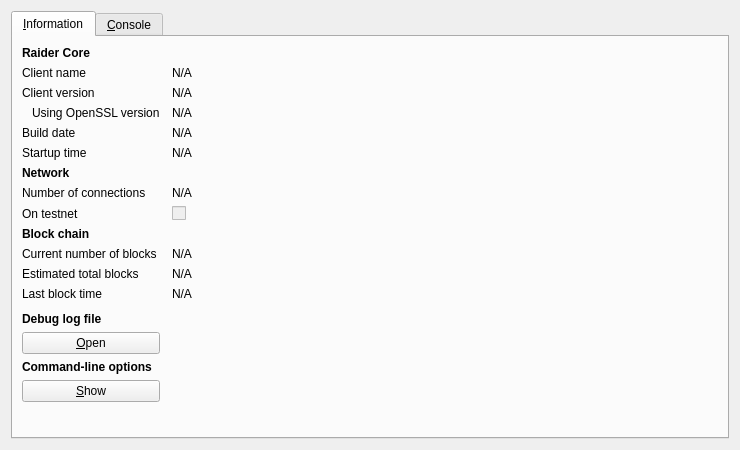
<?xml version="1.0" encoding="UTF-8"?>
<ui version="4.0">
 <class>RPCConsole</class>
 <widget class="QDialog" name="RPCConsole">
  <property name="geometry">
   <rect>
    <x>0</x>
    <y>0</y>
    <width>740</width>
    <height>450</height>
   </rect>
  </property>
  <property name="windowTitle">
   <string>Raider - Debug window</string>
  </property>
  <layout class="QVBoxLayout" name="verticalLayout_2">
   <item>
    <widget class="QTabWidget" name="tabWidget">
     <property name="currentIndex">
      <number>0</number>
     </property>
     <widget class="QWidget" name="tab_info">
      <attribute name="title">
       <string>&amp;Information</string>
      </attribute>
      <layout class="QGridLayout" name="gridLayout" columnstretch="0,1">
       <property name="horizontalSpacing">
        <number>12</number>
       </property>
       <item row="0" column="0">
        <widget class="QLabel" name="label_9">
         <property name="font">
          <font>
           <weight>75</weight>
           <bold>true</bold>
          </font>
         </property>
         <property name="text">
          <string>Raider Core</string>
         </property>
        </widget>
       </item>
       <item row="1" column="0">
        <widget class="QLabel" name="label_5">
         <property name="text">
          <string>Client name</string>
         </property>
        </widget>
       </item>
       <item row="1" column="1">
        <widget class="QLabel" name="clientName">
         <property name="cursor">
          <cursorShape>IBeamCursor</cursorShape>
         </property>
         <property name="text">
          <string>N/A</string>
         </property>
         <property name="textFormat">
          <enum>Qt::PlainText</enum>
         </property>
         <property name="textInteractionFlags">
          <set>Qt::LinksAccessibleByMouse|Qt::TextSelectableByKeyboard|Qt::TextSelectableByMouse</set>
         </property>
        </widget>
       </item>
       <item row="2" column="0">
        <widget class="QLabel" name="label_6">
         <property name="text">
          <string>Client version</string>
         </property>
        </widget>
       </item>
       <item row="2" column="1">
        <widget class="QLabel" name="clientVersion">
         <property name="cursor">
          <cursorShape>IBeamCursor</cursorShape>
         </property>
         <property name="text">
          <string>N/A</string>
         </property>
         <property name="textFormat">
          <enum>Qt::PlainText</enum>
         </property>
         <property name="textInteractionFlags">
          <set>Qt::LinksAccessibleByMouse|Qt::TextSelectableByKeyboard|Qt::TextSelectableByMouse</set>
         </property>
        </widget>
       </item>
       <item row="3" column="0">
        <widget class="QLabel" name="label_14">
         <property name="text">
          <string>Using OpenSSL version</string>
         </property>
         <property name="indent">
          <number>10</number>
         </property>
        </widget>
       </item>
       <item row="3" column="1">
        <widget class="QLabel" name="openSSLVersion">
         <property name="cursor">
          <cursorShape>IBeamCursor</cursorShape>
         </property>
         <property name="text">
          <string>N/A</string>
         </property>
         <property name="textFormat">
          <enum>Qt::PlainText</enum>
         </property>
         <property name="textInteractionFlags">
          <set>Qt::LinksAccessibleByMouse|Qt::TextSelectableByKeyboard|Qt::TextSelectableByMouse</set>
         </property>
        </widget>
       </item>
       <item row="4" column="0">
        <widget class="QLabel" name="label_12">
         <property name="text">
          <string>Build date</string>
         </property>
        </widget>
       </item>
       <item row="4" column="1">
        <widget class="QLabel" name="buildDate">
         <property name="cursor">
          <cursorShape>IBeamCursor</cursorShape>
         </property>
         <property name="text">
          <string>N/A</string>
         </property>
         <property name="textFormat">
          <enum>Qt::PlainText</enum>
         </property>
         <property name="textInteractionFlags">
          <set>Qt::LinksAccessibleByMouse|Qt::TextSelectableByKeyboard|Qt::TextSelectableByMouse</set>
         </property>
        </widget>
       </item>
       <item row="5" column="0">
        <widget class="QLabel" name="label_13">
         <property name="text">
          <string>Startup time</string>
         </property>
        </widget>
       </item>
       <item row="5" column="1">
        <widget class="QLabel" name="startupTime">
         <property name="cursor">
          <cursorShape>IBeamCursor</cursorShape>
         </property>
         <property name="text">
          <string>N/A</string>
         </property>
         <property name="textFormat">
          <enum>Qt::PlainText</enum>
         </property>
         <property name="textInteractionFlags">
          <set>Qt::LinksAccessibleByMouse|Qt::TextSelectableByKeyboard|Qt::TextSelectableByMouse</set>
         </property>
        </widget>
       </item>
       <item row="6" column="0">
        <widget class="QLabel" name="label_11">
         <property name="font">
          <font>
           <weight>75</weight>
           <bold>true</bold>
          </font>
         </property>
         <property name="text">
          <string>Network</string>
         </property>
        </widget>
       </item>
       <item row="7" column="0">
        <widget class="QLabel" name="label_7">
         <property name="text">
          <string>Number of connections</string>
         </property>
        </widget>
       </item>
       <item row="7" column="1">
        <widget class="QLabel" name="numberOfConnections">
         <property name="cursor">
          <cursorShape>IBeamCursor</cursorShape>
         </property>
         <property name="text">
          <string>N/A</string>
         </property>
         <property name="textFormat">
          <enum>Qt::PlainText</enum>
         </property>
         <property name="textInteractionFlags">
          <set>Qt::LinksAccessibleByMouse|Qt::TextSelectableByKeyboard|Qt::TextSelectableByMouse</set>
         </property>
        </widget>
       </item>
       <item row="8" column="0">
        <widget class="QLabel" name="label_8">
         <property name="text">
          <string>On testnet</string>
         </property>
        </widget>
       </item>
       <item row="8" column="1">
        <widget class="QCheckBox" name="isTestNet">
         <property name="enabled">
          <bool>false</bool>
         </property>
         <property name="text">
          <string/>
         </property>
        </widget>
       </item>
       <item row="9" column="0">
        <widget class="QLabel" name="label_10">
         <property name="font">
          <font>
           <weight>75</weight>
           <bold>true</bold>
          </font>
         </property>
         <property name="text">
          <string>Block chain</string>
         </property>
        </widget>
       </item>
       <item row="10" column="0">
        <widget class="QLabel" name="label_3">
         <property name="text">
          <string>Current number of blocks</string>
         </property>
        </widget>
       </item>
       <item row="10" column="1">
        <widget class="QLabel" name="numberOfBlocks">
         <property name="cursor">
          <cursorShape>IBeamCursor</cursorShape>
         </property>
         <property name="text">
          <string>N/A</string>
         </property>
         <property name="textFormat">
          <enum>Qt::PlainText</enum>
         </property>
         <property name="textInteractionFlags">
          <set>Qt::LinksAccessibleByMouse|Qt::TextSelectableByKeyboard|Qt::TextSelectableByMouse</set>
         </property>
        </widget>
       </item>
       <item row="11" column="0">
        <widget class="QLabel" name="label_4">
         <property name="text">
          <string>Estimated total blocks</string>
         </property>
        </widget>
       </item>
       <item row="11" column="1">
        <widget class="QLabel" name="totalBlocks">
         <property name="cursor">
          <cursorShape>IBeamCursor</cursorShape>
         </property>
         <property name="text">
          <string>N/A</string>
         </property>
         <property name="textFormat">
          <enum>Qt::PlainText</enum>
         </property>
         <property name="textInteractionFlags">
          <set>Qt::LinksAccessibleByMouse|Qt::TextSelectableByKeyboard|Qt::TextSelectableByMouse</set>
         </property>
        </widget>
       </item>
       <item row="12" column="0">
        <widget class="QLabel" name="label_2">
         <property name="text">
          <string>Last block time</string>
         </property>
        </widget>
       </item>
       <item row="12" column="1">
        <widget class="QLabel" name="lastBlockTime">
         <property name="cursor">
          <cursorShape>IBeamCursor</cursorShape>
         </property>
         <property name="text">
          <string>N/A</string>
         </property>
         <property name="textFormat">
          <enum>Qt::PlainText</enum>
         </property>
         <property name="textInteractionFlags">
          <set>Qt::LinksAccessibleByMouse|Qt::TextSelectableByKeyboard|Qt::TextSelectableByMouse</set>
         </property>
        </widget>
       </item>
       <item row="13" column="0">
        <spacer name="verticalSpacer_2">
         <property name="orientation">
          <enum>Qt::Vertical</enum>
         </property>
         <property name="sizeHint" stdset="0">
          <size>
           <width>20</width>
           <height>20</height>
          </size>
         </property>
        </spacer>
       </item>
       <item row="14" column="0">
        <widget class="QLabel" name="labelDebugLogfile">
         <property name="font">
          <font>
           <weight>75</weight>
           <bold>true</bold>
          </font>
         </property>
         <property name="text">
          <string>Debug log file</string>
         </property>
        </widget>
       </item>
       <item row="15" column="0">
        <widget class="QPushButton" name="openDebugLogfileButton">
         <property name="toolTip">
          <string>Open the Raider debug log file from the current data directory. This can take a few seconds for large log files.</string>
         </property>
         <property name="text">
          <string>&amp;Open</string>
         </property>
         <property name="autoDefault">
          <bool>false</bool>
         </property>
        </widget>
       </item>
       <item row="16" column="0">
        <widget class="QLabel" name="labelCLOptions">
         <property name="font">
          <font>
           <weight>75</weight>
           <bold>true</bold>
          </font>
         </property>
         <property name="text">
          <string>Command-line options</string>
         </property>
        </widget>
       </item>
       <item row="17" column="0">
        <widget class="QPushButton" name="showCLOptionsButton">
         <property name="toolTip">
          <string>Show the Raider-Qt help message to get a list with possible Raider command-line options.</string>
         </property>
         <property name="text">
          <string>&amp;Show</string>
         </property>
         <property name="autoDefault">
          <bool>false</bool>
         </property>
        </widget>
       </item>
       <item row="18" column="0">
        <spacer name="verticalSpacer">
         <property name="orientation">
          <enum>Qt::Vertical</enum>
         </property>
         <property name="sizeHint" stdset="0">
          <size>
           <width>20</width>
           <height>40</height>
          </size>
         </property>
        </spacer>
       </item>
      </layout>
     </widget>
     <widget class="QWidget" name="tab_console">
      <attribute name="title">
       <string>&amp;Console</string>
      </attribute>
      <layout class="QVBoxLayout" name="verticalLayout_3">
       <property name="spacing">
        <number>3</number>
       </property>
       <item>
        <widget class="QTextEdit" name="messagesWidget">
         <property name="minimumSize">
          <size>
           <width>0</width>
           <height>100</height>
          </size>
         </property>
         <property name="readOnly">
          <bool>true</bool>
         </property>
         <property name="tabKeyNavigation" stdset="0">
          <bool>false</bool>
         </property>
         <property name="columnCount" stdset="0">
          <number>2</number>
         </property>
        </widget>
       </item>
       <item>
        <layout class="QHBoxLayout" name="horizontalLayout">
         <property name="spacing">
          <number>3</number>
         </property>
         <item>
          <widget class="QLabel" name="label">
           <property name="text">
            <string notr="true">&gt;</string>
           </property>
          </widget>
         </item>
         <item>
          <widget class="QLineEdit" name="lineEdit"/>
         </item>
         <item>
          <widget class="QPushButton" name="clearButton">
           <property name="maximumSize">
            <size>
             <width>24</width>
             <height>24</height>
            </size>
           </property>
           <property name="toolTip">
            <string>Clear console</string>
           </property>
           <property name="text">
            <string/>
           </property>
           <property name="icon">
            <iconset resource="../bitcoin.qrc">
             <normaloff>:/icons/remove</normaloff>:/icons/remove</iconset>
           </property>
           <property name="shortcut">
            <string notr="true">Ctrl+L</string>
           </property>
           <property name="autoDefault">
            <bool>false</bool>
           </property>
          </widget>
         </item>
        </layout>
       </item>
      </layout>
     </widget>
    </widget>
   </item>
  </layout>
 </widget>
 <resources>
  <include location="../bitcoin.qrc"/>
 </resources>
 <connections/>
</ui>
